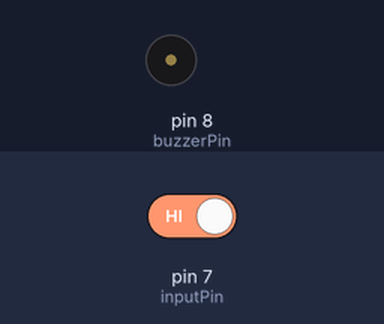
Bench run of a sketch on a simulated Arduino Uno, built with avr-gcc and run on an emulated ATmega328P. Parts: buzzer (waves = sounding, pin HIGH). The test bench sets the inputs (shaded band); at power-on: pin 7 (inputPin) HIGH.

Above: at 1.2 s.
1.3 s: pin 7 (inputPin) driven LOW
At 2.2 s:
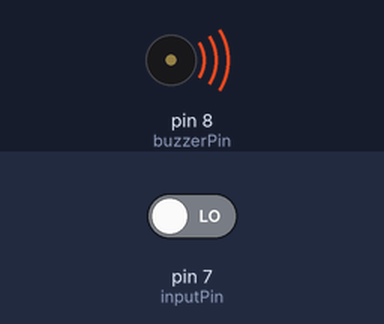
2.8 s: pin 7 (inputPin) driven HIGH
At 3.4 s:
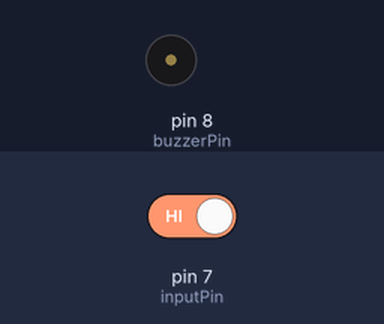
Timing chart, 0 to 5.8 s (numbered marks = the images above; inputs shaded):
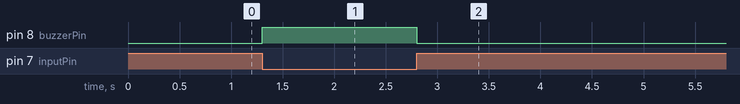

Measured:
- after the input at 1.3 s, pin 8 (buzzerPin): LOW → HIGH at once
- after the input at 2.8 s, pin 8 (buzzerPin): HIGH → LOW at once

The sketch:

passive_buzzer.ino
```cpp
int buzzerPin = 8;
int inputPin = 7;
void setup() {
  // put your setup code here, to run once:
  pinMode(buzzerPin,OUTPUT);
  pinMode(inputPin,INPUT);
}

void loop() {
  // put your main code here, to run repeatedly:
  int buttonState = digitalRead(inputPin);
  if(buttonState == LOW ){
    digitalWrite(buzzerPin,HIGH);
  }
  if(buttonState == HIGH) {
    digitalWrite(buzzerPin,LOW);;
  }

}
```
